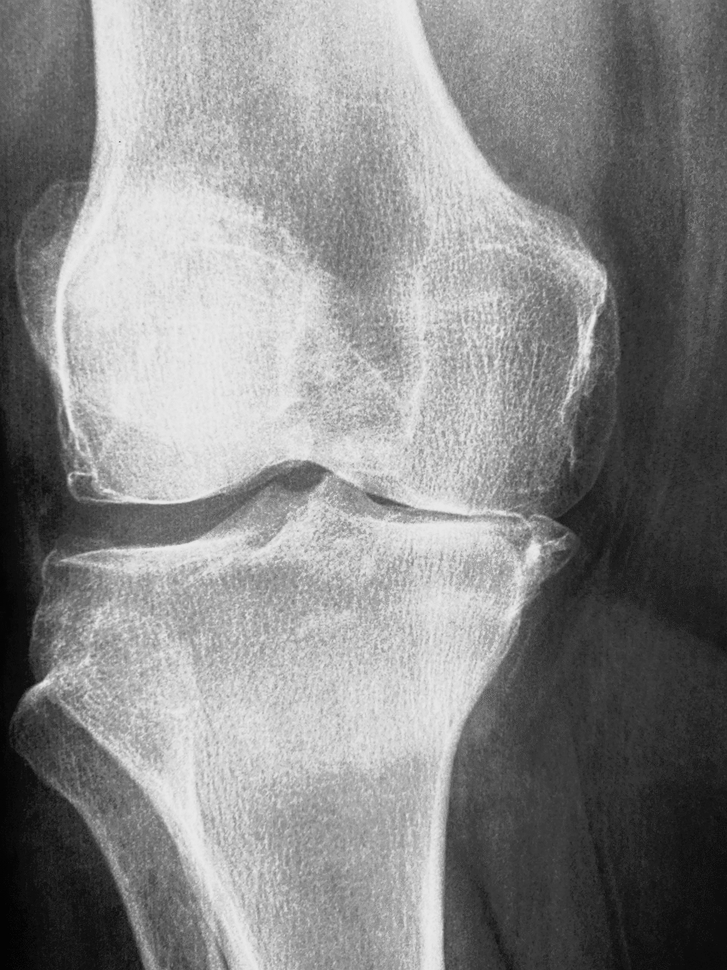
#> input picture 5.bmp, 727 x 970 px, shrunk from 960 x 1280 before the run; its folder holds only this picture in this run
$ python -i Helper.py   (imports and definitions only)
#> lines starting #> are read from the running program, lines starting #| are printed output that depends on the picture
#> further down, picture is the input picture: shape (970, 727, 3); min 0, max 235, mean 137
import sys, os, time, math, json, uuid, base64
import cv2 as cv
import numpy as np
from pyexiv2 import Image
import PIL


class Helper(object):

    # Get the directory of the current script
    base_dir = os.path.dirname(os.path.abspath(__file__))

    # Construct paths relative to the script's directory
    INPUT_PATH = os.path.join(base_dir, "..", "uploaded")
    OUTPUT_PATH = os.path.join(base_dir, "..", "processed")
    TMP_PATH = os.path.join(base_dir, "..", "tmp")

    # Normalize paths (optional but recommended)
    INPUT_PATH = os.path.abspath(INPUT_PATH)
    OUTPUT_PATH = os.path.abspath(OUTPUT_PATH)
    TMP_PATH = os.path.abspath(TMP_PATH)
    IMAGE_EXTENSION = "bmp"


    @staticmethod
    def isGrayScale(img):
        if(len(img.shape)==2):
            return True
        else:
            h, w, depth = img.shape
#> h = 970; w = 727; depth = 3
            if(depth==1):
                return True
            else:
                return False

    @staticmethod
    def saveImage(img, name, extension=IMAGE_EXTENSION, gray=True):
        if gray and not Helper.isGrayScale(img):
            img = cv.cvtColor(img, cv.COLOR_BGR2GRAY)
        # bits = '8 bits' if Helper.isGrayScale(img) else '24 bits'
        # print(f'{name} : {bits}')
        name = f'{name}_{str(uuid.uuid1())}.{extension}'
        params = []
        if extension=="jpg":
            params = [cv.IMWRITE_JPEG_QUALITY, 90]
        cv.imwrite(os.path.join(Helper.OUTPUT_PATH, name), img, params)
        return name

    #________________________________________________________
    #                   Filters
    #________________________________________________________
    # [50 lines left out: functions blurFilter, averagingFilter, identityFilter, sharpeningFilter, gaussianFilter, medianFilter and 1 more, not called in this run]

    @staticmethod
    def sobelFilter(img, val=5, extension=IMAGE_EXTENSION):
        if(not Helper.isGrayScale(img)):
            gray = cv.cvtColor(img, cv.COLOR_BGR2GRAY)
        else:
            gray = img
        dst = cv.Sobel(gray, cv.CV_16S, 1, 1, ksize=val, scale=1, delta=0, borderType=cv.BORDER_DEFAULT)
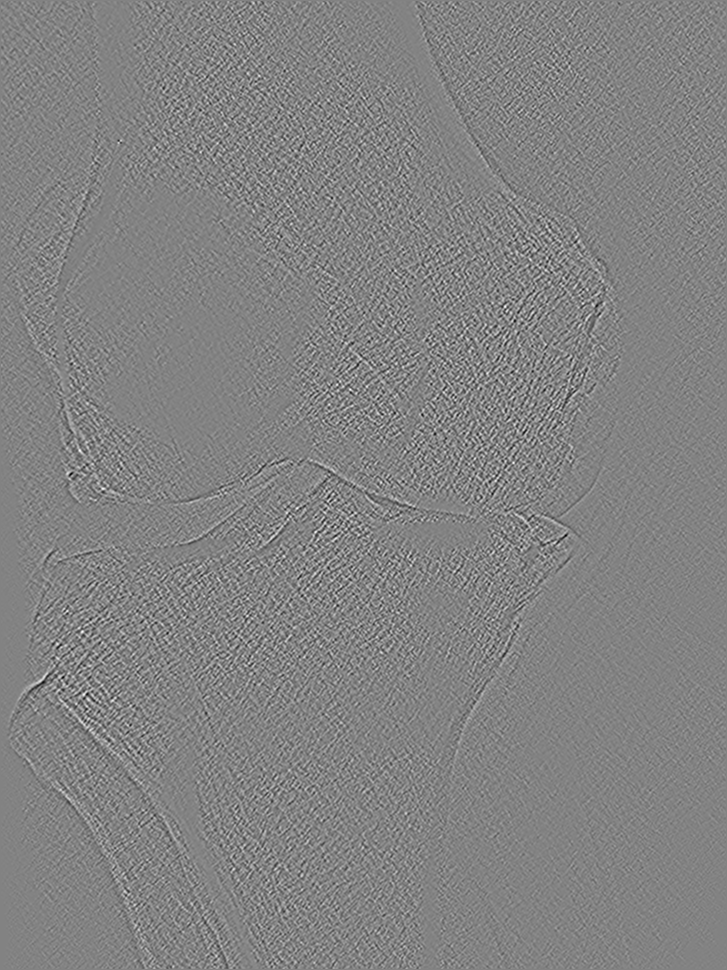
#> dst: shape (970, 727) int16; min -989, max 940, mean 0; drawn with min black and max white
        name = Helper.saveImage(dst, "SobelFilter", extension, gray=Helper.isGrayScale(img))
#> in saveImage, `cv.imwrite(os.path.join(Helper.OUTPUT_PATH, name), img, params)`:
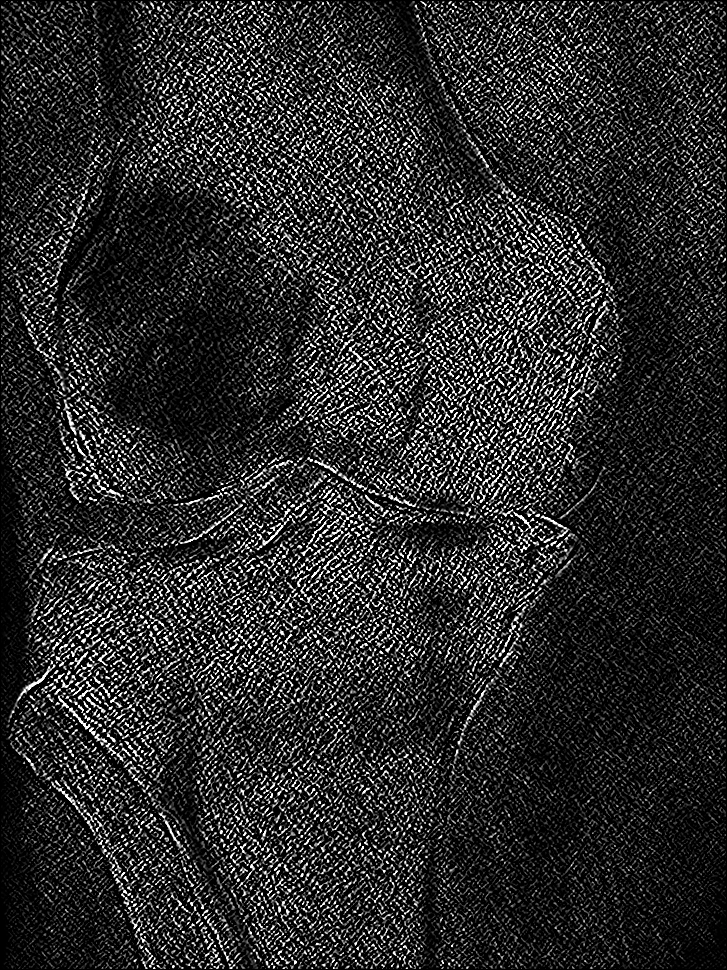
#> saved as SobelFilter_28a42b56-e53d-11f1-a457-bff888114fe4.bmp: shape (970, 727); min 0, max 255, mean 43.4
        return img, name


    # [10 lines left out: function tifToBase64JPG, not called in this run]


    @staticmethod
    def DecimalToBinary(dic):
        return str(format(dic,'08b'))

    @staticmethod
    def BinaryToDecimal(bin):
        return int(bin,2)

    # [125 lines left out: functions StringToBinary, BinaryToString, deff_pixels, deff_importantFeaturePoints, deff_binary, loadImage and 7 more, not called in this run]

>>> import cv2
>>> picture = cv2.imread('../5.bmp')
>>> result = Helper().sobelFilter(picture)

$ run again, on 6.bmp
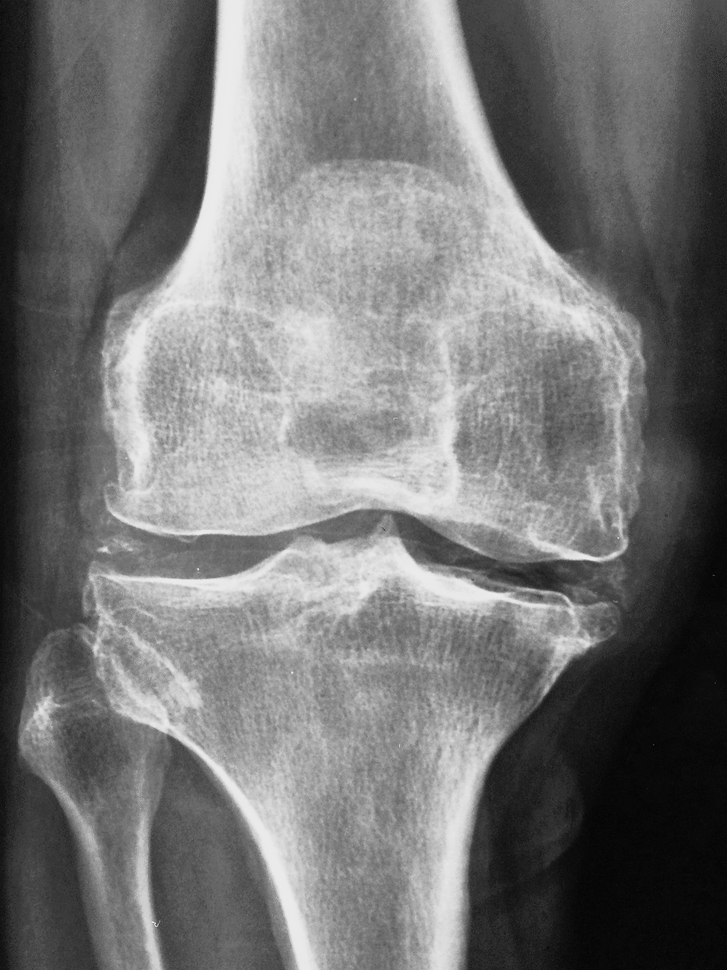
#> input picture 6.bmp, 727 x 970 px, shrunk from 960 x 1280 before the run
#> picture is the input picture: shape (970, 727, 3); min 1, max 237, mean 117.1
#> in sobelFilter, `dst = cv.Sobel(gray, cv.CV_16S, 1, 1, ksize=val, scale=1, delta=0, bor..`:
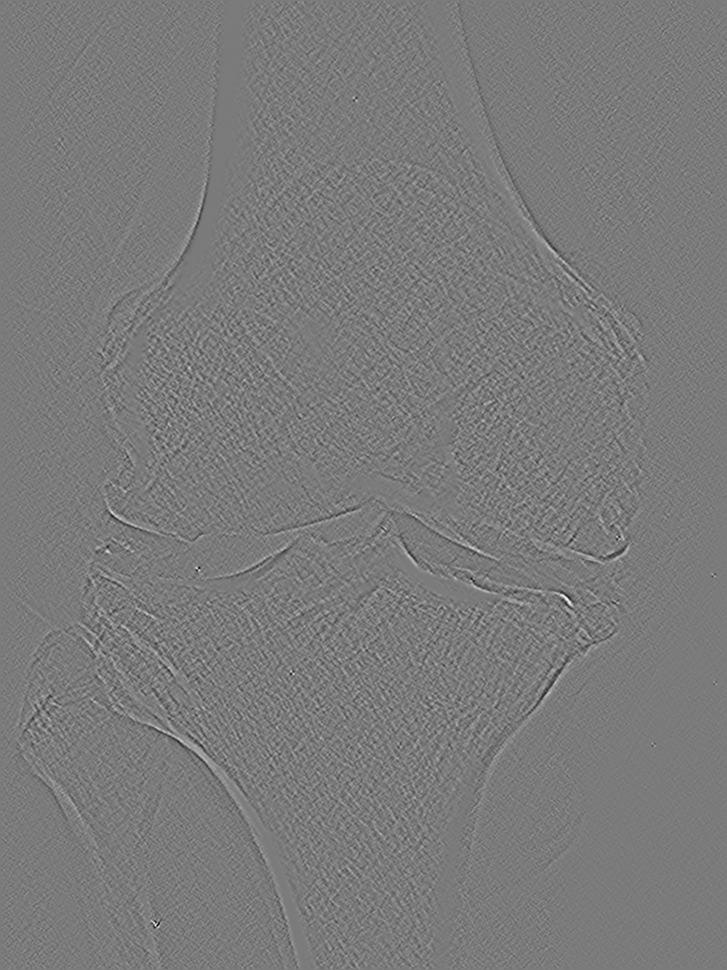
#> dst: shape (970, 727) int16; min -947, max 1015, mean 0; drawn with min black and max white
#> in saveImage, `cv.imwrite(os.path.join(Helper.OUTPUT_PATH, name), img, params)`:
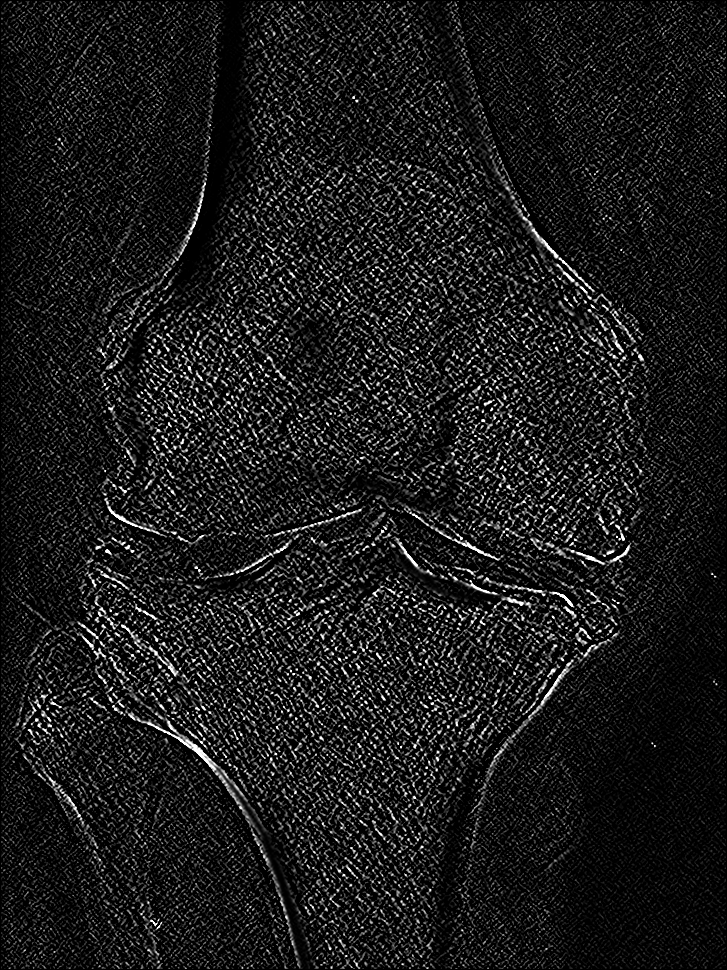
#> saved as SobelFilter_28d1d07e-e53d-11f1-82e4-37b3e4e21f08.bmp: shape (970, 727); min 0, max 255, mean 27.5

$ run again, on 8.bmp
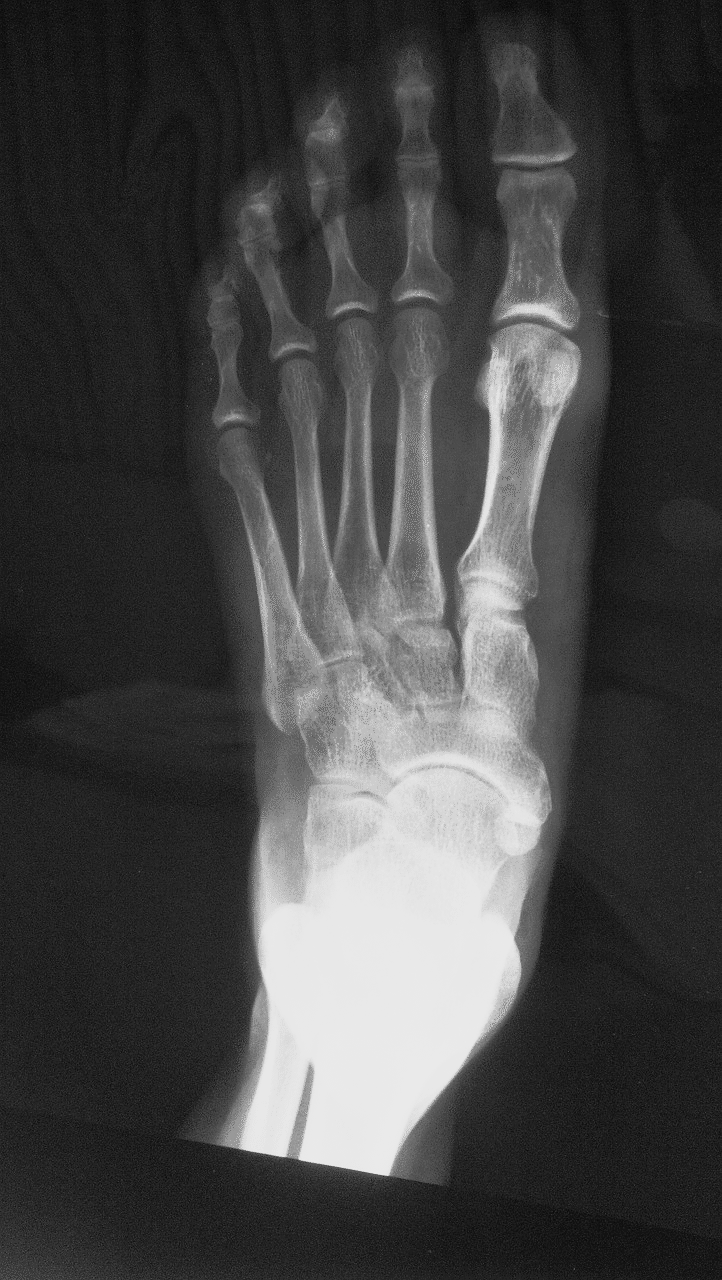
#> input picture 8.bmp, 722 x 1280 px
#> picture is the input picture: shape (1280, 722, 3); min 10, max 234, mean 69.7
#> in sobelFilter, `dst = cv.Sobel(gray, cv.CV_16S, 1, 1, ksize=val, scale=1, delta=0, bor..`:
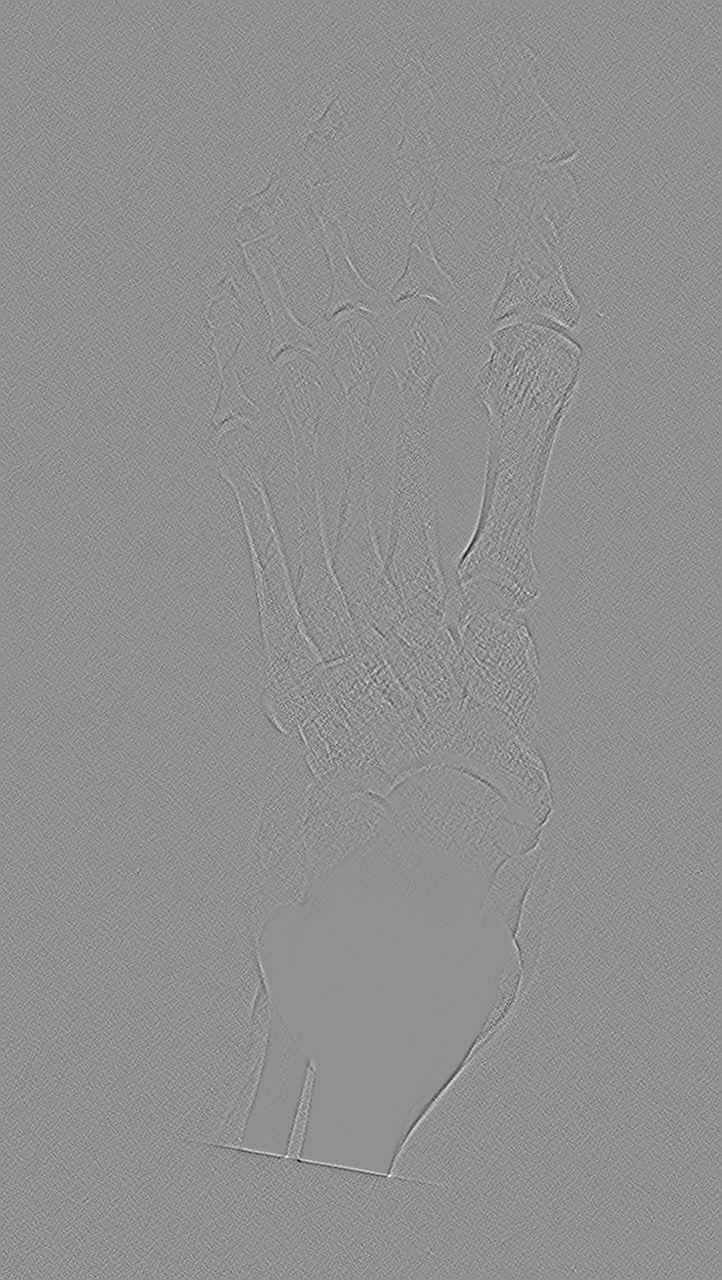
#> dst: shape (1280, 722) int16; min -1027, max 790, mean 0; drawn with min black and max white
#> in saveImage, `cv.imwrite(os.path.join(Helper.OUTPUT_PATH, name), img, params)`:
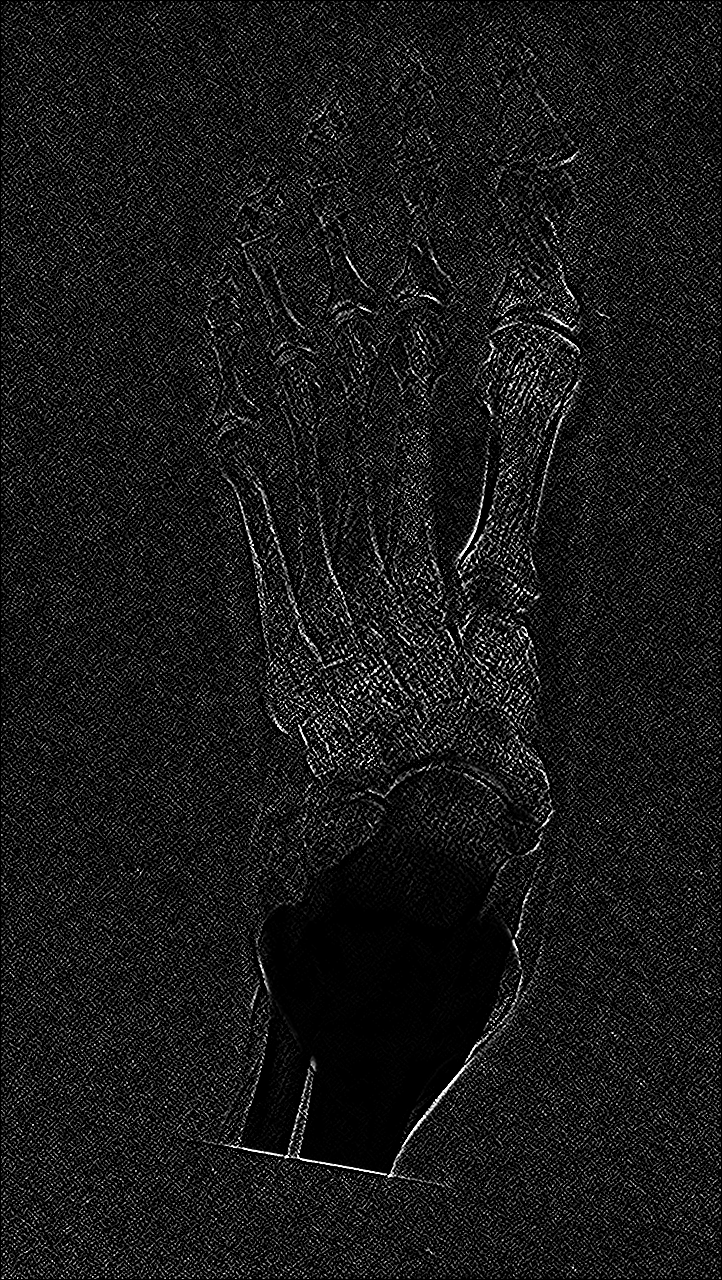
#> saved as SobelFilter_28fff666-e53d-11f1-ad5b-775e5d0440c1.bmp: shape (1280, 722); min 0, max 255, mean 25.4

$ run again, on 9.bmp
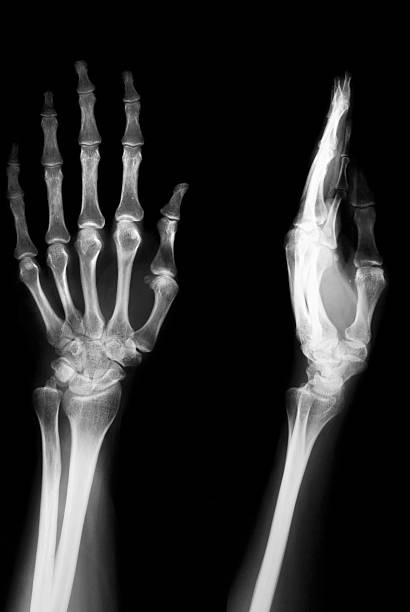
#> input picture 9.bmp, 410 x 612 px
#> picture is the input picture: shape (612, 410, 3); min 0, max 255, mean 40.5
#> in sobelFilter, `dst = cv.Sobel(gray, cv.CV_16S, 1, 1, ksize=val, scale=1, delta=0, bor..`:
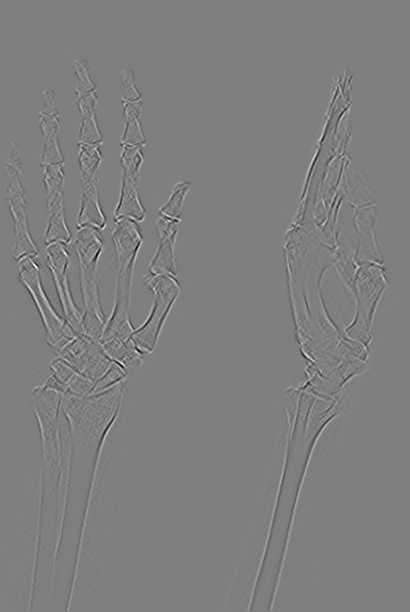
#> dst: shape (612, 410) int16; min -1850, max 1863, mean 0; drawn with min black and max white
#> in saveImage, `cv.imwrite(os.path.join(Helper.OUTPUT_PATH, name), img, params)`:
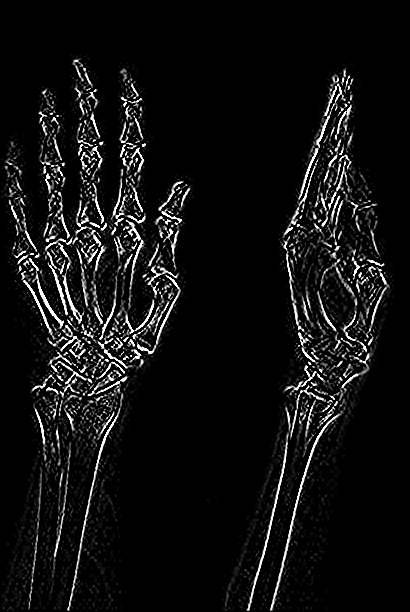
#> saved as SobelFilter_292172b4-e53d-11f1-bb66-f5c9f3df44c3.bmp: shape (612, 410); min 0, max 255, mean 16.6
